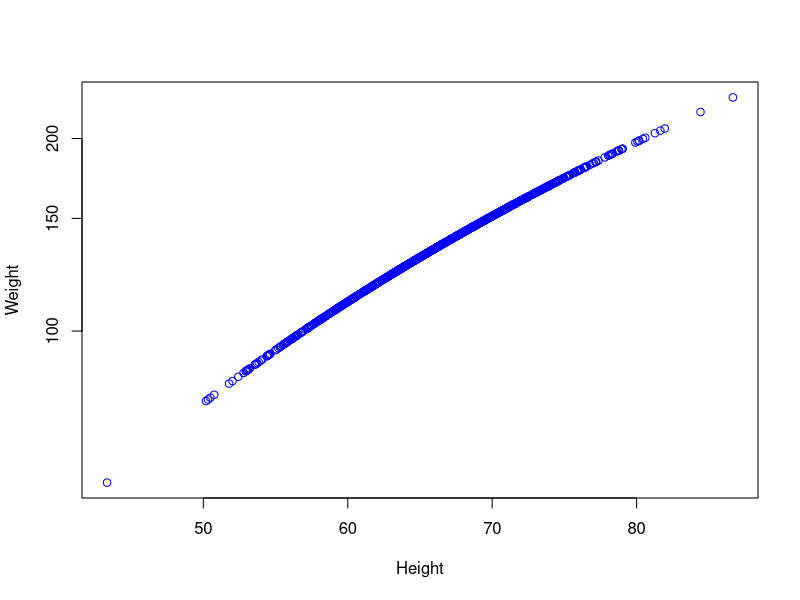
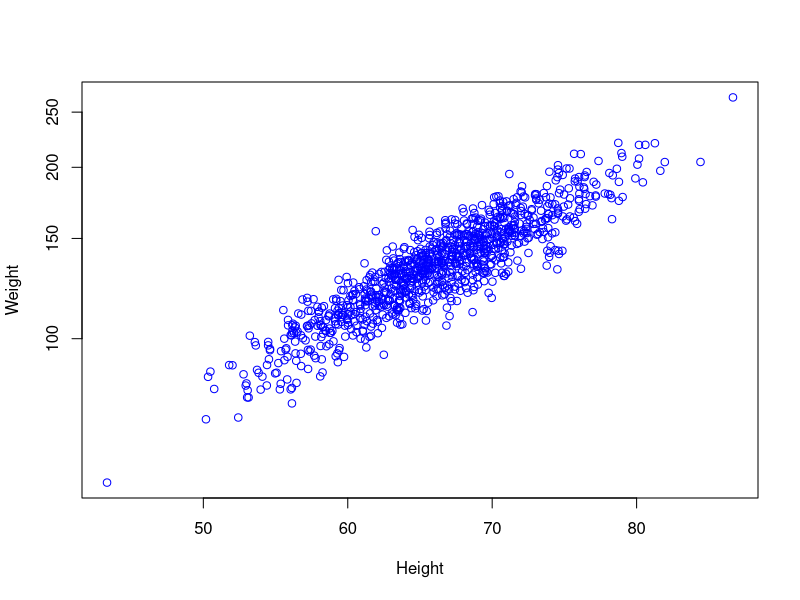

These charts were generated, in order, by the following R code:

#  BMI concepts:
#  BMI = weight / height^2
#  BMI = kilograms / meters^2  
#  BMI = ( pounds / inches^2 ) * 703
#  "healthy BMI" = 18.5 - 24.9
#  "ideal.bmi" (not true) (18.5+24.9)/2 =21.7


#========================================================


ideal.bmi <- 21.7

height.mean <- 66
height.sd   <-  6

weight.mean <- 130
weight.sd   <-  20


sim.height <- rnorm(1000,mean=height.mean,sd=height.sd)
sim.weight <- ideal.bmi *  sim.height^2  / 703 



height_weight_plot <- function(myCol="blue"){
  plot(sim.height,sim.weight,
       xlab="Height",
       ylab="Weight",
       col=myCol,
       log="y")
}

height_weight_plot()


#--------------------------------------------------------------------------


ideal.bmi.sd <- 1.8
sim.weight  <-    rnorm(1000,ideal.bmi,ideal.bmi.sd) *  sim.height^2  / 703 

height_weight_plot()









